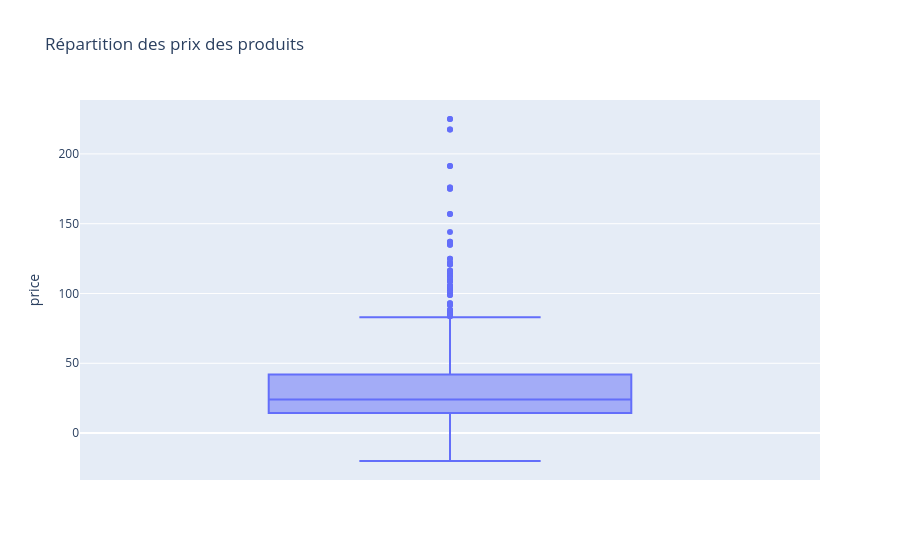

Notebook source saved alongside this figure:
### Code cell
#Autre méthode avec plotly express
fig = px.box(df_final, y="price", title="Répartition des prix des produits")
fig.show()

### Figure 1 — Plotly figure (JSON) as saved in the notebook; plotly's stock layout.template omitted (floating-point values rounded to 4 significant figures; data arrays with more than 128 entries replaced by an {"elided": "..."} marker saying what was removed)
{"data": [{"alignmentgroup": "True", "hovertemplate": "price=%{y}<extra></extra>", "legendgroup": "", "marker": {"color": "#636efa"}, "name": "", "notched": false, "offsetgroup": "", "orientation": "v", "showlegend": false, "type": "box", "x0": " ", "xaxis": "x", "y": {"elided": "1539 float values"}, "y0": " ", "yaxis": "y"}], "layout": {"boxmode": "group", "legend": {"tracegroupgap": 0}, "title": {"text": "Répartition des prix des produits"}, "xaxis": {"anchor": "y", "domain": [0, 1]}, "yaxis": {"anchor": "x", "domain": [0, 1], "title": {"text": "price"}}}}
